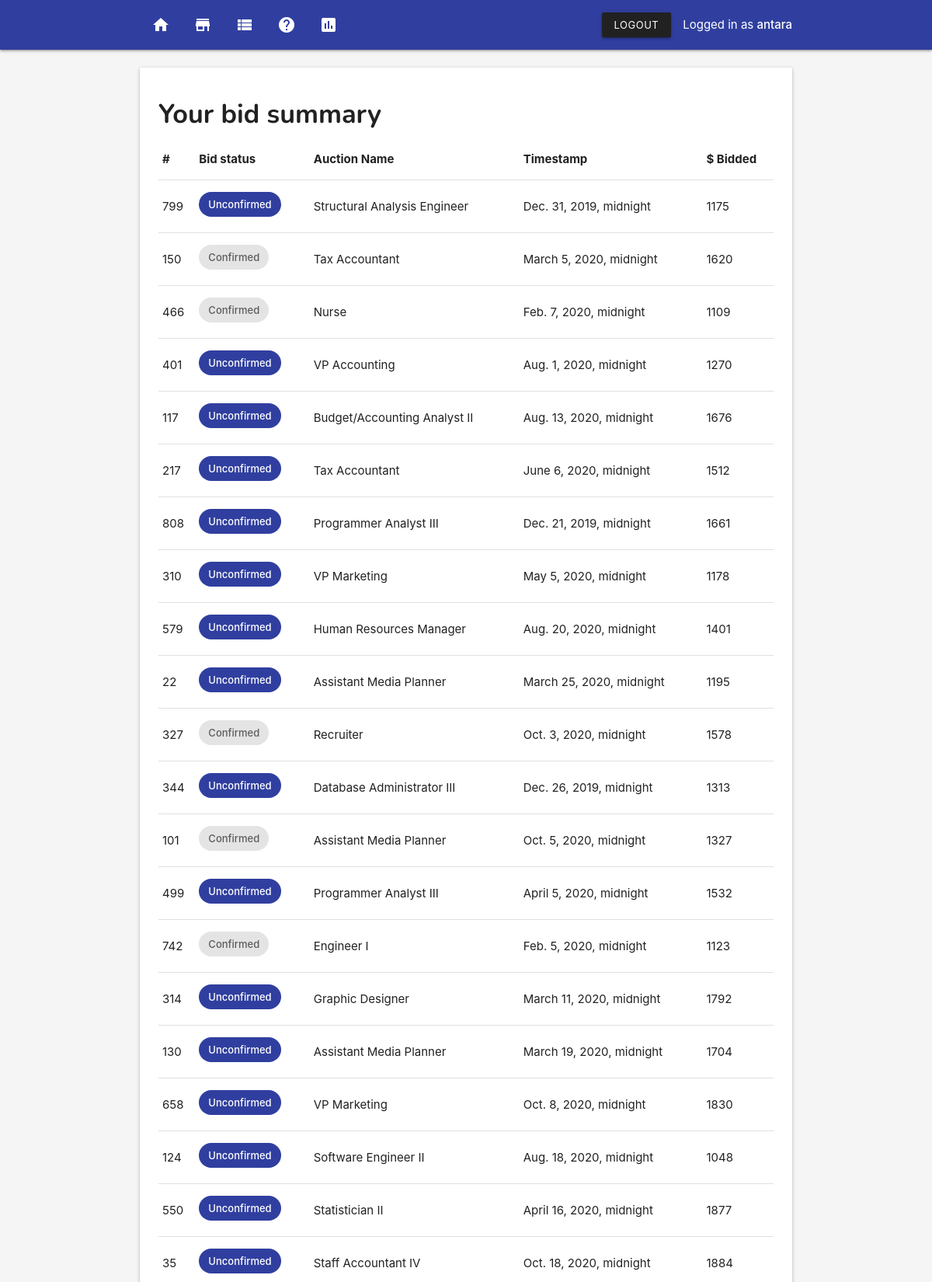
Page /my-bids/ (signed in, upper part) on the committed database.
### core/models.py (models this page shows, shortened)
class User(AbstractUser):
    first_name = models.CharField(max_length=255, null=True)
    last_name = models.CharField(max_length=150, null=True)
    email = models.EmailField(unique=True)
    address = models.CharField(max_length=300, null=True)
    phone = models.CharField(
        max_length=10,
        null=True,
        validators=[
            MinLengthValidator(10)
        ]
    )
    age = models.CharField(max_length=5, null=True)
    birth_date = models.DateField(null=True)

### system/models.py (models this page shows, shortened)
class AuctionBid(models.Model):
    user = models.ForeignKey(User, on_delete=models.CASCADE)
    auction = models.ForeignKey(Auction, on_delete=models.CASCADE)
    bid = models.ForeignKey(Bid, on_delete=models.CASCADE)
    offer = models.IntegerField()
    confirmed = models.BooleanField(default=False)
    created = models.DateTimeField(auto_now_add=True)
    modified = models.DateTimeField(auto_now=True)
    class Meta:
        ordering = ['-modified']

class Auction(models.Model):
    title = models.CharField(max_length=255)
    slug = models.SlugField()
    start_time = models.DateTimeField(null=True)
    end_time = models.DateTimeField(null=True)
    start_price = models.DecimalField(max_digits=10, decimal_places=2, null=True)
    created = models.DateTimeField(auto_now_add=True)
    modified = models.DateTimeField(auto_now=True)
    winner = models.ForeignKey(User, on_delete=models.CASCADE, null=True)

### system/views.py (the view)
# urls.py: path('my-bids/', views.bid_summary, name='bid-summary'),
@login_required
def bid_summary(request):
    bids = AuctionBid.objects.filter(user=request.user)
    context = {
        'bids': bids,
    }
    return render(request, 'bid-summary.html', context)

### templates/bid-summary.html (shortened to what this page needs)
{% extends 'base.html' %}
{% block content %}
{% include 'nav.html' %}
<section class="section">
    <section class="container">
        <div class="card">
            <div class="card-content">
                <h4>Your bid summary</h4>
                <table class="table responsive-table">
                    <thead>
                        <tr>
                            <th>#</th>
                            <th>Bid status</th>
                            <th>Auction Name</th>
                            <th>Timestamp</th>
                            <th>$ Bidded</th>
                    </thead>
                    <tbody>
                        {% for b in bids %}
                            <tr>
                                <td>{{ b.id }}</td>
                                <td>{% if b.confirmed %}<span class="chip">Confirmed</span>{%else%} <span class="chip indigo darken-2 white-text">Unconfirmed</span>       {%endif%}</td>
                                <td>{{ b.auction.title }}</td>
                                <td>{{ b.created }}</td>
                                <td>{{ b.offer}}</td>
                            </tr>
                        {% endfor %}
                    </tbody>
                </table>
            </div>
        </div>
    </section>
</section>
{% endblock content %}

### templates/nav.html (shortened to what this page needs)
<nav>
<div class="nav-wrapper indigo darken-2">
    <div class="container">
    <ul class="left hide-on-med-and-down">
            <li><a href="{% url 'system:home' %}"><i class="material-icons">home</i></a></li>
        <li><a href="{% url 'system:auctions' %}"><i class="material-icons">store</i></a></li>
        <li><a href="{% url 'system:bid-summary' %}"><i class="material-icons">view_list</i></a></li>
        <li><a href="{% url 'system:about' %}"><i class="material-icons">help</i></a></li>
        <li><a href="{% url 'system:dashboard' %}"><i class="material-icons">insert_chart</i></a></li>
    </ul>
    <ul class="right hide-on-med-and-down">
            {% if user.is_authenticated %}
            <li><a class="btn-small waves-effect waves-light grey darken-4" href="{% url 'core:logout' %}">Logout</a></li>
            <li>Logged in as <strong>{{ user.username }}</strong></li>
        {% endif %}
    </ul>
</div>
</div>
</nav>

### templates/base.html (style rules this page uses)
h1, h2, h3, h4, h5, h6 { margin-top: .5em !important; font-family: 'Nunito', sans-serif; font-weight: bold; }
body { display: flex; min-height: 100vh; flex-direction: column; }

### rows in the picture
User: username "antara"
AuctionBid: id "799", confirmed "Unconfirmed", auction "Structural Analysis Engineer", created "Dec. 31, 2019, midnight", offer "1175"
AuctionBid: id "150", confirmed "Confirmed", auction "Tax Accountant", created "March 5, 2020, midnight", offer "1620"
AuctionBid: id "466", confirmed "Confirmed", auction "Nurse", created "Feb. 7, 2020, midnight", offer "1109"
AuctionBid: id "401", confirmed "Unconfirmed", auction "VP Accounting", created "Aug. 1, 2020, midnight", offer "1270"
AuctionBid: id "117", confirmed "Unconfirmed", auction "Budget/Accounting Analyst II", created "Aug. 13, 2020, midnight", offer "1676"
AuctionBid: id "217", confirmed "Unconfirmed", auction "Tax Accountant", created "June 6, 2020, midnight", offer "1512"
AuctionBid: id "808", confirmed "Unconfirmed", auction "Programmer Analyst III", created "Dec. 21, 2019, midnight", offer "1661"
AuctionBid: id "310", confirmed "Unconfirmed", auction "VP Marketing", created "May 5, 2020, midnight", offer "1178"
AuctionBid: id "579", confirmed "Unconfirmed", auction "Human Resources Manager", created "Aug. 20, 2020, midnight", offer "1401"
AuctionBid: id "22", confirmed "Unconfirmed", auction "Assistant Media Planner", created "March 25, 2020, midnight", offer "1195"
AuctionBid: id "327", confirmed "Confirmed", auction "Recruiter", created "Oct. 3, 2020, midnight", offer "1578"
AuctionBid: id "344", confirmed "Unconfirmed", auction "Database Administrator III", created "Dec. 26, 2019, midnight", offer "1313"
AuctionBid: id "101", confirmed "Confirmed", auction "Assistant Media Planner", created "Oct. 5, 2020, midnight", offer "1327"
AuctionBid: id "499", confirmed "Unconfirmed", auction "Programmer Analyst III", created "April 5, 2020, midnight", offer "1532"
AuctionBid: id "742", confirmed "Confirmed", auction "Engineer I", created "Feb. 5, 2020, midnight", offer "1123"
AuctionBid: id "314", confirmed "Unconfirmed", auction "Graphic Designer", created "March 11, 2020, midnight", offer "1792"
AuctionBid: id "130", confirmed "Unconfirmed", auction "Assistant Media Planner", created "March 19, 2020, midnight", offer "1704"
AuctionBid: id "658", confirmed "Unconfirmed", auction "VP Marketing", created "Oct. 8, 2020, midnight", offer "1830"
AuctionBid: id "124", confirmed "Unconfirmed", auction "Software Engineer II", created "Aug. 18, 2020, midnight", offer "1048"
AuctionBid: id "550", confirmed "Unconfirmed", auction "Statistician II", created "April 16, 2020, midnight", offer "1877"
AuctionBid: id "35", confirmed "Unconfirmed", auction "Staff Accountant IV", created "Oct. 18, 2020, midnight", offer "1884"
